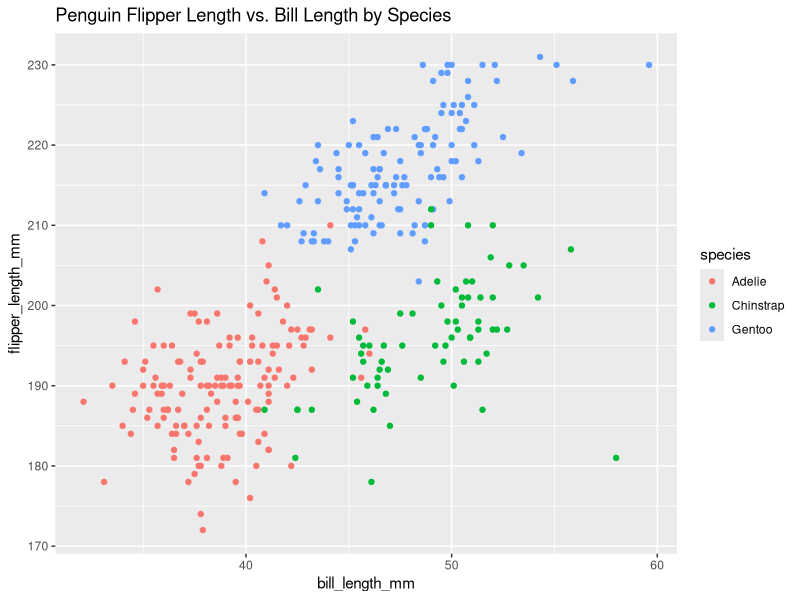
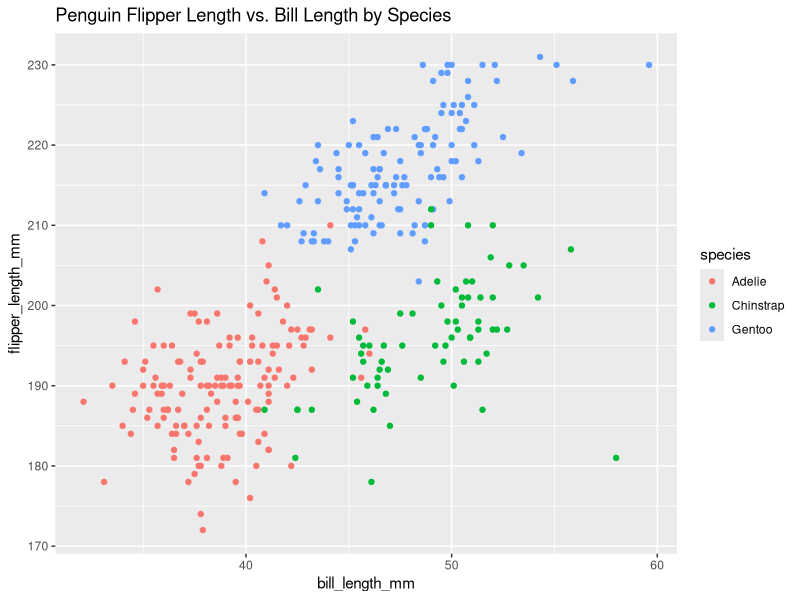

Write R code to recreate these figures, in order.
## ---- chunk 1
library(tidyverse)
## ---- chunk 2
data("penguins", package = "palmerpenguins")

ncol(penguins)
colnames(penguins)
nrow(penguins)
mean(pull(penguins, flipper_length_mm), na.rm = TRUE)

class(pull(penguins, species))
nlevels(pull(penguins, species))
levels(pull(penguins, species))

class(pull(penguins, bill_length_mm))
mean(pull(penguins, bill_length_mm), na.rm = TRUE)
median(pull(penguins, bill_length_mm), na.rm = TRUE)
range(pull(penguins, bill_length_mm), na.rm = TRUE)
## ---- chunk 3
ggplot(penguins, aes(x = bill_length_mm, y = flipper_length_mm, color = species)) + geom_point() + ggtitle("Penguin Flipper Length vs. Bill Length by Species")

ggsave("scatterplot_penguin.pdf", height = 4, width = 6)
## ---- chunk 4
prob2_df = 
  tibble(
    var_numeric = rnorm(10),
    var_logic = var_numeric > 10,
    var_char = c("My", "name", "is", "Vivian", "Zhou", "and", "I", "love", "data", "science"),
    var_factor = factor(c("mild", "mild", "mild", "moderate", "moderate", "moderate", "moderate","severe", "severe", "severe"))
  )
prob2_df
## ---- chunk 5
mean(pull(prob2_df, var_numeric))
mean(pull(prob2_df, var_logic))
mean(pull(prob2_df, var_char))
mean(pull(prob2_df, var_factor))
